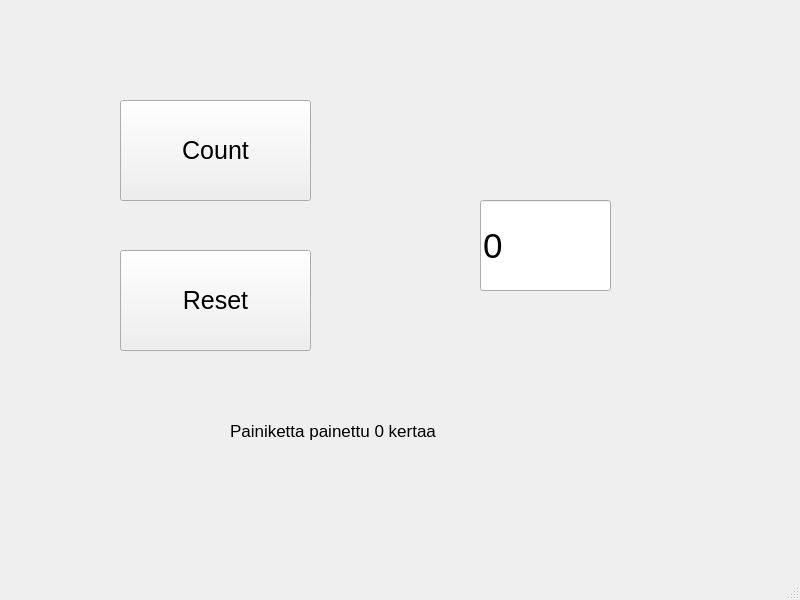
<?xml version="1.0" encoding="UTF-8"?>
<ui version="4.0">
 <class>MainWindow</class>
 <widget class="QMainWindow" name="MainWindow">
  <property name="geometry">
   <rect>
    <x>0</x>
    <y>0</y>
    <width>800</width>
    <height>600</height>
   </rect>
  </property>
  <property name="windowTitle">
   <string>MainWindow</string>
  </property>
  <widget class="QWidget" name="centralwidget">
   <widget class="QPushButton" name="btnCount">
    <property name="geometry">
     <rect>
      <x>120</x>
      <y>100</y>
      <width>191</width>
      <height>101</height>
     </rect>
    </property>
    <property name="font">
     <font>
      <pointsize>19</pointsize>
     </font>
    </property>
    <property name="text">
     <string>Count</string>
    </property>
   </widget>
   <widget class="QPushButton" name="btnReset">
    <property name="geometry">
     <rect>
      <x>120</x>
      <y>250</y>
      <width>191</width>
      <height>101</height>
     </rect>
    </property>
    <property name="font">
     <font>
      <pointsize>19</pointsize>
     </font>
    </property>
    <property name="text">
     <string>Reset</string>
    </property>
   </widget>
   <widget class="QLineEdit" name="txtResult">
    <property name="geometry">
     <rect>
      <x>480</x>
      <y>200</y>
      <width>131</width>
      <height>91</height>
     </rect>
    </property>
    <property name="font">
     <font>
      <pointsize>26</pointsize>
     </font>
    </property>
    <property name="text">
     <string>0</string>
    </property>
   </widget>
   <widget class="QLabel" name="labelInfo">
    <property name="geometry">
     <rect>
      <x>230</x>
      <y>400</y>
      <width>351</width>
      <height>61</height>
     </rect>
    </property>
    <property name="font">
     <font>
      <pointsize>13</pointsize>
     </font>
    </property>
    <property name="text">
     <string>Painiketta painettu 0 kertaa</string>
    </property>
   </widget>
  </widget>
  <widget class="QMenuBar" name="menubar">
   <property name="geometry">
    <rect>
     <x>0</x>
     <y>0</y>
     <width>800</width>
     <height>26</height>
    </rect>
   </property>
  </widget>
  <widget class="QStatusBar" name="statusbar"/>
 </widget>
 <resources/>
 <connections/>
</ui>
